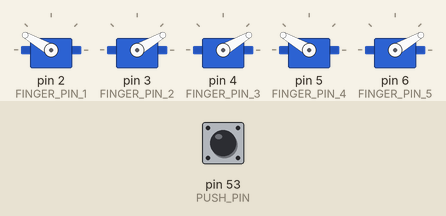
Simulated run of this sketch. Board: Arduino Mega 2560, built with avr-gcc and run on an emulated ATmega2560. Shown: 5 × servo. The inputs (shaded band) are chosen by the test bench; at power-on: pin 53 (PUSH_PIN) LOW. What the sketch prints to the serial monitor is not drawn.

Above: at 2.2 s.
2.3 s: pin 53 (PUSH_PIN) pulled HIGH for 1 s
At 3.1 s:
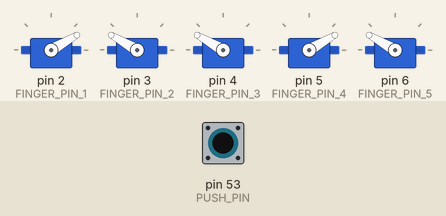
6.3 s: pin 53 (PUSH_PIN) pulled HIGH for 1 s
At 8.2 s:
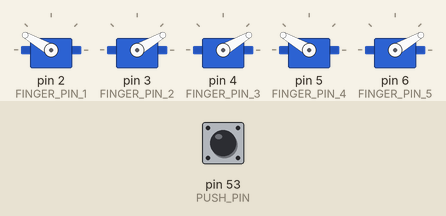
10.3 s: pin 53 (PUSH_PIN) pulsed HIGH 2 times (0.12 s each, 0.3 s apart)
At 10.51 s:
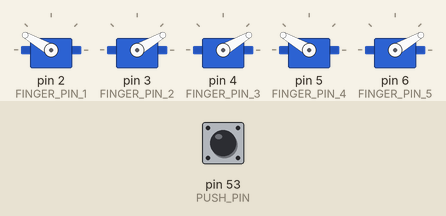
13.9 s: pin 53 (PUSH_PIN) pulsed HIGH 2 times (0.12 s each, 0.3 s apart)
At 15.4 s:
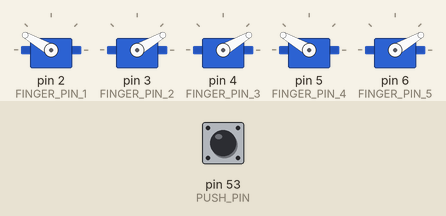
Timing chart, 0 to 16.9 s (numbered marks = the images above; inputs shaded):
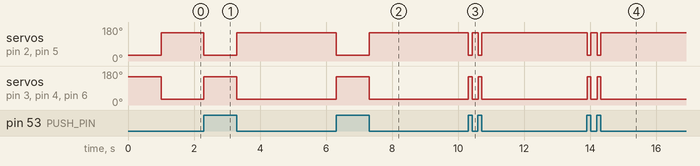

Measured:
- after the input at 2.3 s, servo on pin 2 (FINGER_PIN_1), servo on pin 5 (FINGER_PIN_4): 150° → 30° at once, → 150° 1.0 s later; servo on pin 3 (FINGER_PIN_2), servo on pin 4 (FINGER_PIN_3), servo on pin 6 (FINGER_PIN_5): 30° → 150° at once, → 30° 1.0 s later
- after the input at 6.3 s, servo on pin 2 (FINGER_PIN_1), servo on pin 5 (FINGER_PIN_4): 150° → 30° at once, → 150° 0.99 s later; servo on pin 3 (FINGER_PIN_2), servo on pin 4 (FINGER_PIN_3), servo on pin 6 (FINGER_PIN_5): 30° → 150° at once, → 30° 0.99 s later
- after the input at 10.3 s, servo on pin 2 (FINGER_PIN_1): alternates 150° for 0.18 s and 30° for 0.11 s, 4 changes in all, then stays 150°, starting at once; servo on pin 3 (FINGER_PIN_2): alternates 150° for 0.11 s and 30° for 0.18 s, 4 changes in all, then stays 30°, starting at once
- after the input at 13.9 s, servo on pin 2 (FINGER_PIN_1): alternates 150° for 0.18 s and 30° for 0.12 s, 4 changes in all, then stays 150°, starting at once; servo on pin 3 (FINGER_PIN_2): alternates 150° for 0.12 s and 30° for 0.18 s, 4 changes in all, then stays 30°, starting at once

The sketch:

Robot_Hand.ino
```cpp
#include <Servo.h>

#define FINGER_PIN_1 2
#define FINGER_PIN_2 3
#define FINGER_PIN_3 4
#define FINGER_PIN_4 5
#define FINGER_PIN_5 6
#define PUSH_PIN 53

#define CALIB_MODE false

Servo servo_1, servo_2, servo_3, servo_4, servo_5;

void setup() {
  Serial.begin(9600);

  pinMode(PUSH_PIN, INPUT);

  servo_1.attach(FINGER_PIN_1);
  servo_2.attach(FINGER_PIN_2);
  servo_3.attach(FINGER_PIN_3);
  servo_4.attach(FINGER_PIN_4);
  servo_5.attach(FINGER_PIN_5);

  if(CALIB_MODE){
    servo_1.write(90);
    servo_2.write(90);
    servo_3.write(90);
    servo_4.write(90);
    servo_5.write(90);
    Serial.println("Calib Mode On!");
    Serial.println("Center Angle Value: 90");
  }
  else{
    servo_1.write(30);
    servo_2.write(150);
    servo_3.write(150);
    servo_4.write(30);
    servo_5.write(150);
  }

  Serial.println("Motor Setting Completed!");

  delay(1000);
  Serial.println("Robot Hand Run!");
}


void loop() {
  int isPushPressed = digitalRead(PUSH_PIN);
  if(!CALIB_MODE){
    if(isPushPressed){
      servo_1.write(30);
      servo_2.write(150);
      servo_3.write(150);
      servo_4.write(30);
      servo_5.write(150);
    }
    else{
      servo_1.write(150);
      servo_2.write(30);
      servo_3.write(30);
      servo_4.write(150);
      servo_5.write(30);
      Serial.println("Pressing!");
    }
  }
}
```
